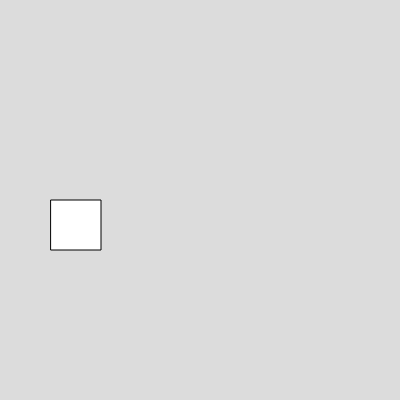
Frame 1 (no input)
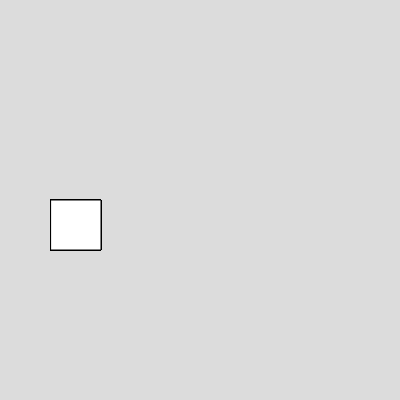
Frame 60 (no input)
Frame 120 (the mouse pressed at the canvas centre since frame 60): identical to frame 60, image omitted

The p5.js sketch that drew these frames (run headless with seeded random() and noise() and a simulated clock; from frame 60 on, the mouse is pressed at the canvas centre):

// p5.js sketch
// ── sketch.js
// Create a canvas that is 400 pixels wide by 400 pixels tall 
let x = 50;

function setup (){
createCanvas(400, 400);
  // Draw a gray background
background(220);
}

function draw() {
  rect(x, 200, 50, 50);
  // Describes mouse interaction
if(mouseX > x && mouseX < x + 50) 
  x = mouseX;
}

// Change the horizontal position of the shape over time
x+=1;
